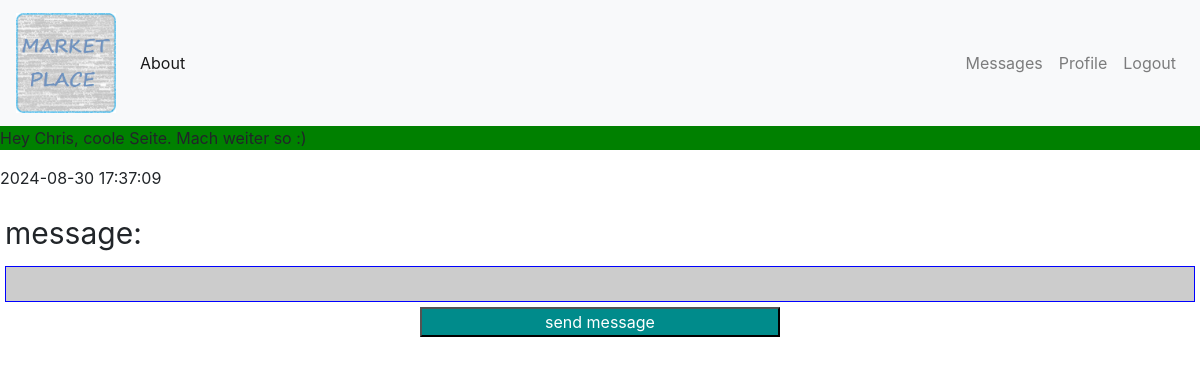
The app's page /messages/2 (signed in) with its own data.
### tables this page shows
CREATE TABLE Messages (
    id INTEGER PRIMARY KEY AUTOINCREMENT,
    subject TEXT,
    message TEXT,
    created TIMESTAMP NOT NULL DEFAULT CURRENT_TIMESTAMP,
    user_send INTEGER NOT NULL,
    user_receive INTEGER NOT NULL,
    listing_id INTEGER NOT NULL,
    read INTEGER NOT NULL DEFAULT 0,
    FOREIGN KEY(user_send) REFERENCES User(id),
    FOREIGN KEY(user_receive) REFERENCES User(id), 
    FOREIGN KEY(listing_id) REFERENCES Listings(id)
);

### app.py (the view, shortened to what this page needs)
@app.route("/messages/<id>", methods=["GET", "POST"])
@login_required
def message_get(id):
    try:
        with sqlite3.connect('database.db') as connection:
            cur = connection.cursor()
            cur.execute("UPDATE Messages SET read=1 where (user_receive=?) AND listing_id=?", (current_user.id,id))
            connection.commit()
            cur.execute("SELECT message,created,user_send FROM Messages where (user_receive=? OR user_send=?) AND listing_id=? order by created ASC", (current_user.id,current_user.id,id))
            messages = []
            for lst in cur.fetchall():
                messages.append({'message':lst[0],'created':lst[1],'user':(True if lst[2]==current_user.id else False)})
            user_with = cur.execute("SELECT user_send, user_receive FROM Messages where (user_receive=? OR user_send=?) AND listing_id=?", (current_user.id,current_user.id,id)).fetchone()
            user_with = [id for id in user_with if id!=current_user.id]
    except sqlite3.Error as e:
            print(f"Database error: {e}")
            flash('database error')
    return render_template('messages-chat.html', messages=messages, user_with=user_with)

### app.py (called while the page is built)
@login_manager.user_loader
def load_user(user_id):
    return User.get(user_id)

    @staticmethod
    def get(user_id):
        conn = sqlite3.connect('database.db')
        cursor = conn.cursor()
        cursor.execute("SELECT id, name, password_hash, profile_image FROM User WHERE id = ?", (user_id,))
        user = cursor.fetchone()
        conn.close()
        if user is None:
            return None
        return User(user[0], user[1], user[2], user[3])

    @staticmethod
    def check_messages():
        try:
            with sqlite3.connect('database.db') as connection:
                cur = connection.cursor()
                rows = cur.execute('select read from Messages where user_receive=?',(current_user.id,)).fetchall()
                if any(row[0]==0 for row in rows):
                    return True
        except sqlite3.Error as e:
            print(f"Database error: {e}")
            flash('database error')

### templates/messages-chat.html (shortened to what this page needs)
{% extends 'base.html' %}
{% block content %}
{%for message in messages%}
<p {%if message.user%}style="background-color:blue;margin-left:auto;"{%else%}style="background-color:green;margin-right:auto;"{%endif%}>
{{message.message}}
</p>
<p>
{{message.created}}
</p>
{% endfor %}
<form class="form" method="POST">
    <label for="message">message:</label>
    <input type="text" id="message" name="message" required>
    <button type="submit">send message</button>
</form>
{% endblock %}

### static/css/styles.css (style rules this page uses)
.form { display:flex; flex-direction:column; width: 100%; }
.form label { margin: 5px; font-size:30px; }
.form input { vertical-align: middle; margin: 5px; padding: 5px; background-color:#ccc; border: 1px solid blue; }
.form button { background-color:darkcyan; color:white; width: 30%; align-self: center; }

### records on screen
Messages: message "Hey Chris, coole Seite. Mach weiter so :)", created "2024-08-30 17:37:09"
